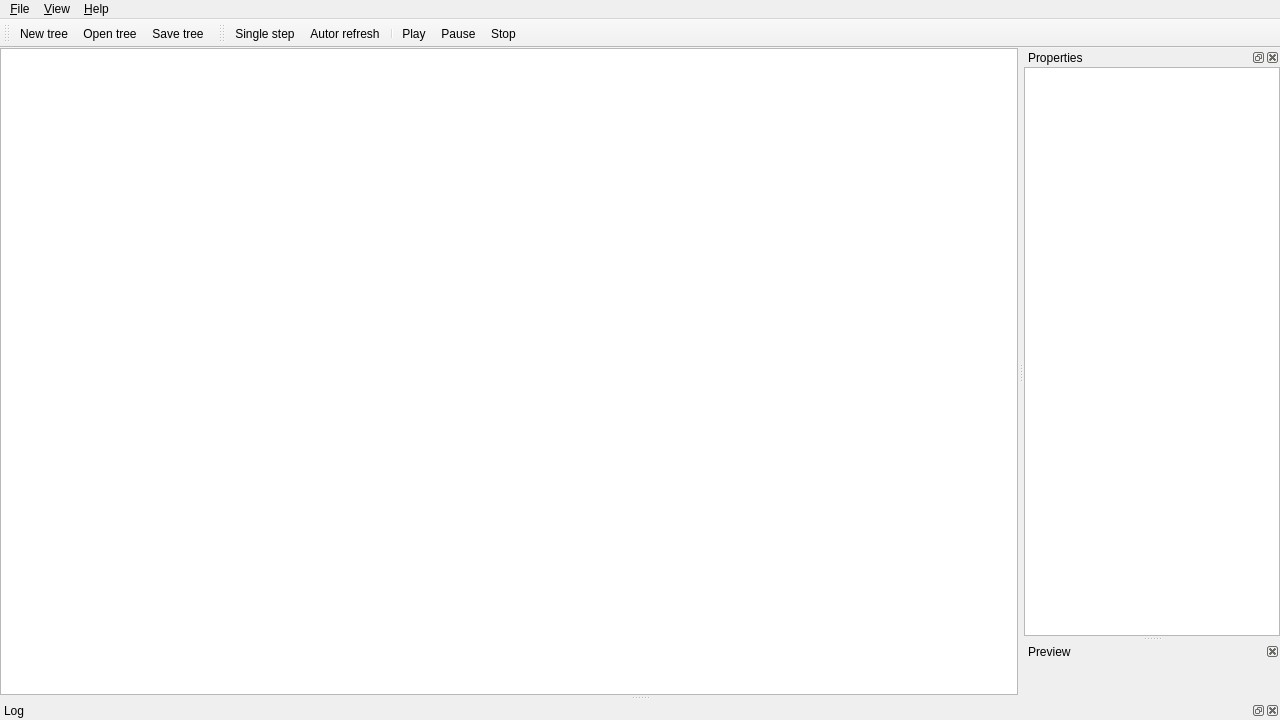
<?xml version="1.0" encoding="UTF-8"?>
<ui version="4.0">
 <class>MainWindow</class>
 <widget class="QMainWindow" name="MainWindow">
  <property name="geometry">
   <rect>
    <x>0</x>
    <y>0</y>
    <width>1280</width>
    <height>720</height>
   </rect>
  </property>
  <property name="windowTitle">
   <string>mouve</string>
  </property>
  <widget class="QWidget" name="centralWidget">
   <layout class="QHBoxLayout" name="horizontalLayout">
    <property name="spacing">
     <number>0</number>
    </property>
    <property name="leftMargin">
     <number>0</number>
    </property>
    <property name="topMargin">
     <number>0</number>
    </property>
    <property name="rightMargin">
     <number>0</number>
    </property>
    <property name="bottomMargin">
     <number>0</number>
    </property>
    <item>
     <widget class="NodeEditorView" name="graphicsView"/>
    </item>
   </layout>
  </widget>
  <widget class="QMenuBar" name="menuBar">
   <property name="geometry">
    <rect>
     <x>0</x>
     <y>0</y>
     <width>1280</width>
     <height>21</height>
    </rect>
   </property>
   <widget class="QMenu" name="menuFile">
    <property name="title">
     <string>&amp;File</string>
    </property>
    <addaction name="actionNewTree"/>
    <addaction name="actionOpenTree"/>
    <addaction name="actionSaveTree"/>
    <addaction name="actionSaveTreeAs"/>
    <addaction name="separator"/>
    <addaction name="actionQuit"/>
   </widget>
   <widget class="QMenu" name="menuView">
    <property name="title">
     <string>&amp;View</string>
    </property>
   </widget>
   <widget class="QMenu" name="menuHelp">
    <property name="title">
     <string>&amp;Help</string>
    </property>
   </widget>
   <addaction name="menuFile"/>
   <addaction name="menuView"/>
   <addaction name="menuHelp"/>
  </widget>
  <widget class="QToolBar" name="documentToolbar">
   <property name="windowTitle">
    <string>Document toolbar</string>
   </property>
   <property name="iconSize">
    <size>
     <width>32</width>
     <height>32</height>
    </size>
   </property>
   <attribute name="toolBarArea">
    <enum>TopToolBarArea</enum>
   </attribute>
   <attribute name="toolBarBreak">
    <bool>false</bool>
   </attribute>
   <addaction name="actionNewTree"/>
   <addaction name="actionOpenTree"/>
   <addaction name="actionSaveTree"/>
  </widget>
  <widget class="QToolBar" name="controlToolBar">
   <property name="windowTitle">
    <string>Control toolbar</string>
   </property>
   <property name="movable">
    <bool>true</bool>
   </property>
   <property name="iconSize">
    <size>
     <width>32</width>
     <height>32</height>
    </size>
   </property>
   <property name="toolButtonStyle">
    <enum>Qt::ToolButtonFollowStyle</enum>
   </property>
   <property name="floatable">
    <bool>true</bool>
   </property>
   <attribute name="toolBarArea">
    <enum>TopToolBarArea</enum>
   </attribute>
   <attribute name="toolBarBreak">
    <bool>false</bool>
   </attribute>
   <addaction name="actionSingleStep"/>
   <addaction name="actionAutoRefresh"/>
   <addaction name="separator"/>
   <addaction name="actionPlay"/>
   <addaction name="actionPause"/>
   <addaction name="actionStop"/>
  </widget>
  <widget class="QDockWidget" name="propertiesDockWidget">
   <property name="windowTitle">
    <string>Properties</string>
   </property>
   <attribute name="dockWidgetArea">
    <number>2</number>
   </attribute>
   <widget class="QWidget" name="propertiesDockWidgetContents">
    <layout class="QVBoxLayout" name="verticalLayout">
     <property name="spacing">
      <number>0</number>
     </property>
     <property name="leftMargin">
      <number>0</number>
     </property>
     <property name="topMargin">
      <number>0</number>
     </property>
     <property name="rightMargin">
      <number>0</number>
     </property>
     <property name="bottomMargin">
      <number>0</number>
     </property>
     <item>
      <widget class="QTreeView" name="propertiesTreeView">
       <property name="minimumSize">
        <size>
         <width>0</width>
         <height>0</height>
        </size>
       </property>
       <property name="editTriggers">
        <set>QAbstractItemView::AllEditTriggers</set>
       </property>
       <property name="alternatingRowColors">
        <bool>true</bool>
       </property>
       <property name="uniformRowHeights">
        <bool>true</bool>
       </property>
       <property name="animated">
        <bool>false</bool>
       </property>
      </widget>
     </item>
    </layout>
   </widget>
  </widget>
  <widget class="QDockWidget" name="previewDockWidget">
   <property name="floating">
    <bool>false</bool>
   </property>
   <property name="features">
    <set>QDockWidget::DockWidgetClosable|QDockWidget::DockWidgetMovable</set>
   </property>
   <property name="windowTitle">
    <string>Preview</string>
   </property>
   <attribute name="dockWidgetArea">
    <number>2</number>
   </attribute>
   <widget class="QWidget" name="previewDockWidgetContents"/>
  </widget>
  <widget class="QDockWidget" name="logDockWidget">
   <property name="windowTitle">
    <string>Log</string>
   </property>
   <attribute name="dockWidgetArea">
    <number>8</number>
   </attribute>
   <widget class="QWidget" name="logDockWidgetContents">
    <layout class="QHBoxLayout" name="logHorizontalLayout">
     <property name="spacing">
      <number>0</number>
     </property>
     <property name="leftMargin">
      <number>0</number>
     </property>
     <property name="topMargin">
      <number>0</number>
     </property>
     <property name="rightMargin">
      <number>0</number>
     </property>
     <property name="bottomMargin">
      <number>0</number>
     </property>
    </layout>
   </widget>
  </widget>
  <action name="actionPlay">
   <property name="icon">
    <iconset resource="Editor.qrc">
     <normaloff>:/images/button-play.png</normaloff>:/images/button-play.png</iconset>
   </property>
   <property name="text">
    <string>Play</string>
   </property>
   <property name="toolTip">
    <string>Play</string>
   </property>
  </action>
  <action name="actionQuit">
   <property name="icon">
    <iconset resource="Editor.qrc">
     <normaloff>:/images/button-home.png</normaloff>:/images/button-home.png</iconset>
   </property>
   <property name="text">
    <string>Quit</string>
   </property>
  </action>
  <action name="actionSingleStep">
   <property name="icon">
    <iconset resource="Editor.qrc">
     <normaloff>:/images/button-end.png</normaloff>:/images/button-end.png</iconset>
   </property>
   <property name="text">
    <string>Single step</string>
   </property>
   <property name="toolTip">
    <string>Step</string>
   </property>
  </action>
  <action name="actionPause">
   <property name="icon">
    <iconset resource="Editor.qrc">
     <normaloff>:/images/button-pause.png</normaloff>:/images/button-pause.png</iconset>
   </property>
   <property name="text">
    <string>Pause</string>
   </property>
   <property name="toolTip">
    <string>Pause</string>
   </property>
  </action>
  <action name="actionStop">
   <property name="icon">
    <iconset resource="Editor.qrc">
     <normaloff>:/images/button-stop.png</normaloff>:/images/button-stop.png</iconset>
   </property>
   <property name="text">
    <string>Stop</string>
   </property>
   <property name="toolTip">
    <string>Stop</string>
   </property>
  </action>
  <action name="actionAutoRefresh">
   <property name="checkable">
    <bool>true</bool>
   </property>
   <property name="icon">
    <iconset resource="Editor.qrc">
     <normaloff>:/images/button-synchronize.png</normaloff>:/images/button-synchronize.png</iconset>
   </property>
   <property name="text">
    <string>Autor refresh</string>
   </property>
   <property name="toolTip">
    <string>Turn off/on auto refresh</string>
   </property>
  </action>
  <action name="actionNewTree">
   <property name="icon">
    <iconset resource="Editor.qrc">
     <normaloff>:/images/button-document.png</normaloff>:/images/button-document.png</iconset>
   </property>
   <property name="text">
    <string>New tree</string>
   </property>
   <property name="toolTip">
    <string>New tree</string>
   </property>
  </action>
  <action name="actionOpenTree">
   <property name="icon">
    <iconset resource="Editor.qrc">
     <normaloff>:/images/button-folder.png</normaloff>:/images/button-folder.png</iconset>
   </property>
   <property name="text">
    <string>Open tree</string>
   </property>
   <property name="toolTip">
    <string>Open tree</string>
   </property>
  </action>
  <action name="actionSaveTree">
   <property name="icon">
    <iconset resource="Editor.qrc">
     <normaloff>:/images/button-floppy.png</normaloff>:/images/button-floppy.png</iconset>
   </property>
   <property name="text">
    <string>Save tree</string>
   </property>
   <property name="toolTip">
    <string>Save current tree</string>
   </property>
  </action>
  <action name="actionSaveTreeAs">
   <property name="text">
    <string>Save tree as ...</string>
   </property>
   <property name="toolTip">
    <string>Save tree as ...</string>
   </property>
  </action>
 </widget>
 <layoutdefault spacing="6" margin="11"/>
 <customwidgets>
  <customwidget>
   <class>NodeEditorView</class>
   <extends>QGraphicsView</extends>
   <header>NodeEditorView.h</header>
  </customwidget>
 </customwidgets>
 <resources>
  <include location="Editor.qrc"/>
 </resources>
 <connections/>
</ui>
